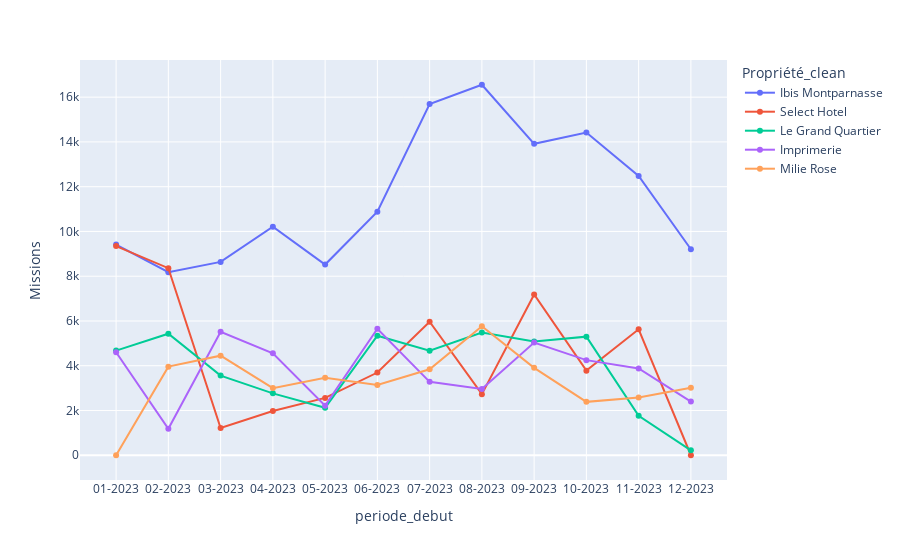

The notebook cell this image was saved under:
### Code cell
top = 5
years = data["date_debut"].dt.year.astype(str).unique()
by_year = data.loc[data["date_debut"].dt.year.astype(str) == years[1], ["Propriété_clean","periode_debut", "total HT"]]
by_year = by_year.pivot_table(index="periode_debut", values="total HT",columns=['Propriété_clean'], aggfunc="sum", fill_value=0)

top_hotels = by_year.sum().sort_values(ascending=False)[:top].index.to_list()
top_by_year = by_year.loc[:,top_hotels]
top_by_year = pd.melt(top_by_year.reset_index(), id_vars="periode_debut", value_name="Missions")

px.line(top_by_year, x="periode_debut", y ="Missions", color="Propriété_clean", markers=True)

### Figure 1 — Plotly figure (JSON) as saved in the notebook; plotly's stock layout.template omitted (floating-point values rounded to 4 significant figures)
{"data": [{"hovertemplate": "Propriété_clean=Ibis Montparnasse<br>periode_debut=%{x}<br>Missions=%{y}<extra></extra>", "legendgroup": "Ibis Montparnasse", "line": {"color": "#636efa", "dash": "solid"}, "marker": {"symbol": "circle"}, "mode": "lines+markers", "name": "Ibis Montparnasse", "orientation": "v", "showlegend": true, "type": "scatter", "x": ["01-2023", "02-2023", "03-2023", "04-2023", "05-2023", "06-2023", "07-2023", "08-2023", "09-2023", "10-2023", "11-2023", "12-2023"], "xaxis": "x", "y": [9415, 8180, 8640, 10215, 8520, 10885, 15690, 16555, 13915, 14420, 12480, 9205], "yaxis": "y"}, {"hovertemplate": "Propriété_clean=Select Hotel<br>periode_debut=%{x}<br>Missions=%{y}<extra></extra>", "legendgroup": "Select Hotel", "line": {"color": "#EF553B", "dash": "solid"}, "marker": {"symbol": "circle"}, "mode": "lines+markers", "name": "Select Hotel", "orientation": "v", "showlegend": true, "type": "scatter", "x": ["01-2023", "02-2023", "03-2023", "04-2023", "05-2023", "06-2023", "07-2023", "08-2023", "09-2023", "10-2023", "11-2023", "12-2023"], "xaxis": "x", "y": [9345, 8358, 1218, 1974, 2562, 3696, 5964, 2730, 7182, 3780, 5628, 0], "yaxis": "y"}, {"hovertemplate": "Propriété_clean=Le Grand Quartier<br>periode_debut=%{x}<br>Missions=%{y}<extra></extra>", "legendgroup": "Le Grand Quartier", "line": {"color": "#00cc96", "dash": "solid"}, "marker": {"symbol": "circle"}, "mode": "lines+markers", "name": "Le Grand Quartier", "orientation": "v", "showlegend": true, "type": "scatter", "x": ["01-2023", "02-2023", "03-2023", "04-2023", "05-2023", "06-2023", "07-2023", "08-2023", "09-2023", "10-2023", "11-2023", "12-2023"], "xaxis": "x", "y": [4675, 5430, 3560, 2765, 2120, 5340, 4670, 5480, 5080, 5300, 1760, 220], "yaxis": "y"}, {"hovertemplate": "Propriété_clean=Imprimerie<br>periode_debut=%{x}<br>Missions=%{y}<extra></extra>", "legendgroup": "Imprimerie", "line": {"color": "#ab63fa", "dash": "solid"}, "marker": {"symbol": "circle"}, "mode": "lines+markers", "name": "Imprimerie", "orientation": "v", "showlegend": true, "type": "scatter", "x": ["01-2023", "02-2023", "03-2023", "04-2023", "05-2023", "06-2023", "07-2023", "08-2023", "09-2023", "10-2023", "11-2023", "12-2023"], "xaxis": "x", "y": [4600, 1185, 5520, 4555, 2215, 5650, 3280, 2960, 5035, 4250, 3880, 2400], "yaxis": "y"}, {"hovertemplate": "Propriété_clean=Milie Rose<br>periode_debut=%{x}<br>Missions=%{y}<extra></extra>", "legendgroup": "Milie Rose", "line": {"color": "#FFA15A", "dash": "solid"}, "marker": {"symbol": "circle"}, "mode": "lines+markers", "name": "Milie Rose", "orientation": "v", "showlegend": true, "type": "scatter", "x": ["01-2023", "02-2023", "03-2023", "04-2023", "05-2023", "06-2023", "07-2023", "08-2023", "09-2023", "10-2023", "11-2023", "12-2023"], "xaxis": "x", "y": [0, 3960, 4450, 3000, 3460, 3140, 3840, 5765, 3905, 2385, 2580, 3020], "yaxis": "y"}], "layout": {"legend": {"title": {"text": "Propriété_clean"}, "tracegroupgap": 0}, "margin": {"t": 60}, "xaxis": {"anchor": "y", "domain": [0, 1], "title": {"text": "periode_debut"}}, "yaxis": {"anchor": "x", "domain": [0, 1], "title": {"text": "Missions"}}}}
